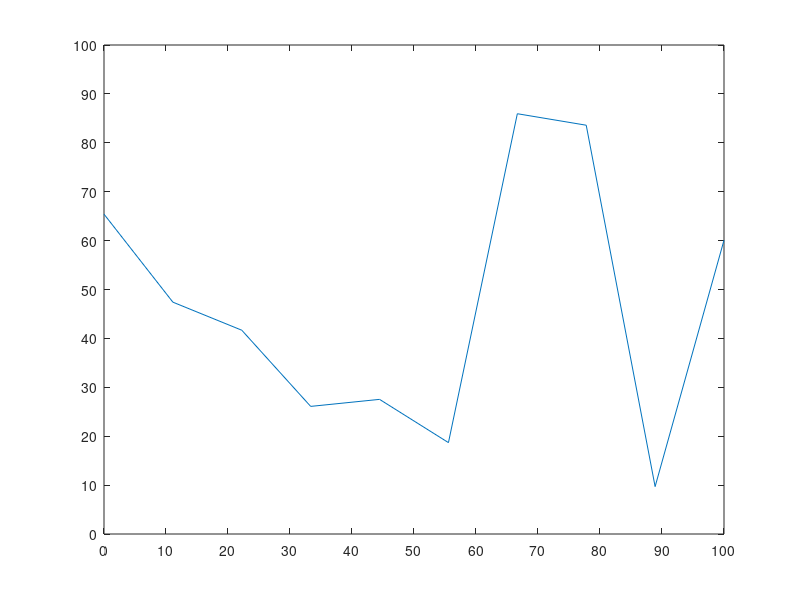

Reproduce this figure in MATLAB.
X = linspace(0, 100, 10);
Y = rand(1, 10) * 100;
AxesH = axes;
plot(X,Y);
XL = get(AxesH, 'XLim');
YL = get(AxesH, 'YLim');
set(AxesH, 'XTick', XL(1):10:XL(2), ...
           'YTick', YL(1):10:YL(2));